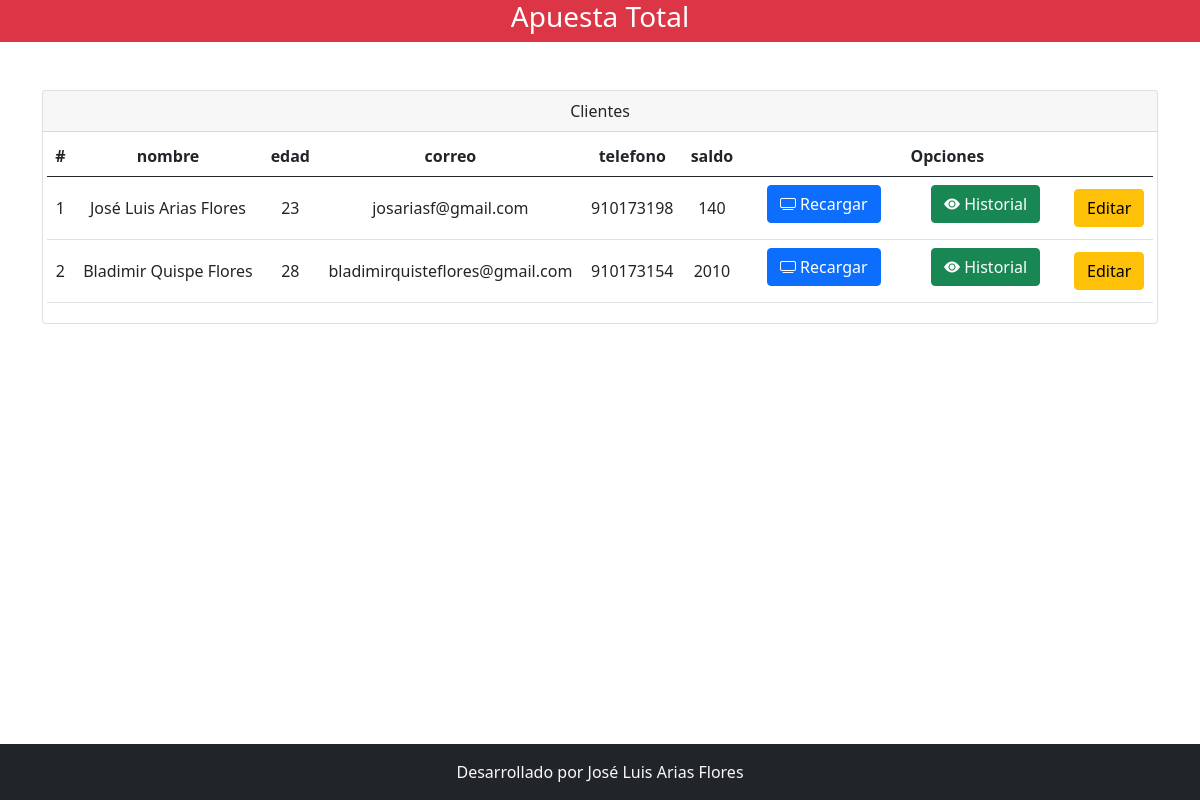
The page / on the database its author committed.
### tables this page shows
CREATE TABLE `cliente` (
  `id_cliente` int(11) NOT NULL,
  `nombre` varchar(50) DEFAULT NULL,
  `edad` int(3) DEFAULT NULL,
  `correo` varchar(50) DEFAULT NULL,
  `telefono` varchar(9) DEFAULT NULL,
  `saldo` double DEFAULT NULL
);

### index.php (the view, shortened to what this page needs)
<?php include 'template/header.php' ?>
<?php
    include_once "model/conexion.php";
    $sentencia = $bd -> query("select * from cliente");
    $persona = $sentencia->fetchAll(PDO::FETCH_OBJ);
?>
<div class="container mt-5 ">
  <div class="row">
    <div class="text-center">
      <div class="card">
        <div class="card-header">
          Clientes
        </div>
        <div class="p-1">
          <table class="table align-middle">
            <thead>
              <tr>
                <th scope="col">#</th>
                <th scope="col">nombre</th>
                <th scope="col">edad</th>
                <th scope="col">correo</th>
                <th scope="col">telefono</th>
                <th scope="col">saldo</th>
                <th scope="col" colspan="3">Opciones</th>
              </tr>
            </thead>
            <tbody>
              <?php
              foreach($persona as $dato){
              ?>
              <tr>
                <td scope="row"><?php echo $dato->id_cliente; ?></td>
                <td><?php echo $dato->nombre; ?></td>
                <td><?php echo $dato->edad; ?></td>
                <td><?php echo $dato->correo; ?></td>
                <td><?php echo $dato->telefono; ?></td>
                <td><?php echo $dato->saldo; ?></td>
                <td> <a href="recargar.php?id=<?php echo $dato->id_cliente; ?>" class="btn btn-primary mb-2 mx-3">
                  <i class="bi bi-tv"></i> Recargar</a></td>
                  <td> <a href="reportepdf.php?id=<?php echo $dato->id_cliente; ?>" class="btn btn-success mb-2 mx-3">
                  <i class="bi bi-eye-fill"></i> Historial</a></td>
                    <td><button  type="button" class="btn btn-warning" data-bs-toggle="modal" data-bs-target="#staticBackdrop<?=$dato->id_cliente?>">
                      Editar
                    </button></td>
              <?php
                 }
              ?>
              </tr>
            </tbody>
          </table>
        </div>
      </div>
    </div>
  </div>
</div>
<?php include 'template/footer.php' ?>

### rows shown on the page
cliente: id_cliente "1", nombre "José Luis Arias Flores", edad "23", correo "josariasf@gmail.com", telefono "910173198", saldo "140"
cliente: id_cliente "2", nombre "Bladimir Quispe Flores", edad "28", correo "bladimirquisteflores@gmail.com", telefono "910173154", saldo "2010"
